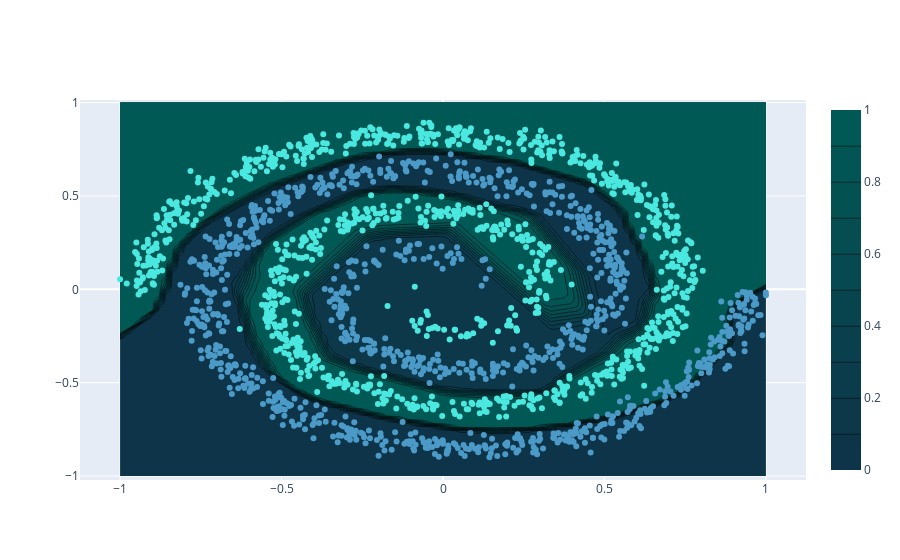

The code cell stored with this chart in its notebook:
### Markdown cell above
* 8️⃣ Visualize the decision boundary, would you say the model could benefit from some regularization?

### Code cell
